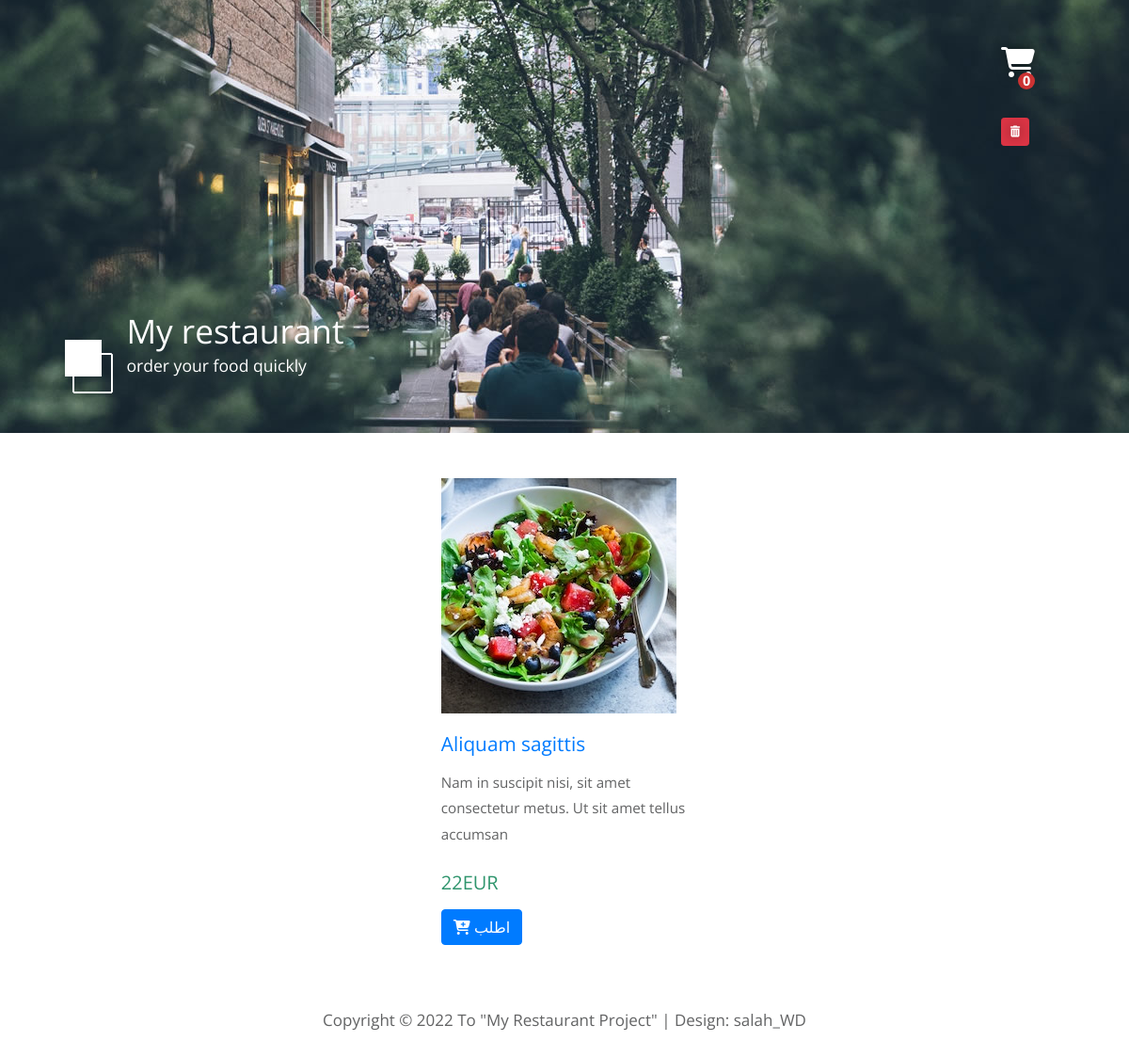
Screenshot of /food/food/3 with the database file from the repository.
### tables this page shows
CREATE TABLE `foods` (
  `id` int(11) NOT NULL,
  `name` varchar(255) NOT NULL,
  `price` int(11) NOT NULL,
  `description` text NOT NULL,
  `image` varchar(255) NOT NULL,
  `category` int(11) NOT NULL
);

CREATE TABLE `currencies` (
  `id` int(11) NOT NULL,
  `name` varchar(255) NOT NULL,
  `icon` varchar(255) NOT NULL
);

### DB.php (called while the page is built, shortened)
<?php
$db_config = [
	"env" => "development",
	"development" => [
						"host" => "localhost",
						"database" => "food",
						"username" => "root",
						"password" => ""
					 ],
	"production"  => [
						"host" => "",
						"database" => "",
						"username" => "",
						"password" => ""
					 ]
];
class DB {
	private static $instance = null;
	private $dbh = null, $table, $columns, $sql, $bindValues, $getSQL,
	$where, $orWhere, $whereCount=0, $isOrWhere = false,
	$rowCount=0, $limit, $orderBy, $lastIDInserted = 0;
	private function __construct() {
		global $db_config;
		if ($db_config['env'] == "development") {
			$config = $db_config['development'];
		}elseif ($db_config['env'] == "production") {
			$config = $db_config['production'];
		}else{
			die("Environment must be either 'development' or 'production'.");
		}
		try {
			$this->dbh = new PDO("mysql:host=".$config['host'].";dbname=".$config['database'].";charset=utf8", $config['username'], $config['password'] );
			$this->dbh->setAttribute(PDO::ATTR_DEFAULT_FETCH_MODE, PDO::FETCH_OBJ);
		} catch (Exception $e) {
			die("Error establishing a database connection.");
		}
	}
	public static function getInstance() {
		if (!self::$instance) {
			self::$instance = new DB();
		}
		return self::$instance;
	}
	private function resetQuery() {
		$this->table = null;
		$this->columns = null;
		$this->sql = null;
		$this->bindValues = null;
		$this->limit = null;
		$this->orderBy = null;
		$this->where = null;
		$this->whereCount = 0;
	}
	public function table($table_name) {
		$this->table = $table_name;
		return $this;
	}
	public function select($columns) {
		$columns = explode(',', $columns);
		foreach ($columns as $key => $column) {
			$columns[$key] = trim($column);
		}
		$columns = implode('`, `', $columns);
		$this->columns = "`{$columns}`";
		return $this;
	}
	public function where() {
		if ($this->whereCount == 0) {
			$this->where .= " WHERE ";
			$this->whereCount+=1;
		}else{
			$this->where .= " AND ";
		}
		$num_args = func_num_args();
		$args = func_get_args();
		if ($num_args == 1) {
			if (is_numeric($args[0])) {
				$this->where .= "`id` = ?";
				$this->bindValues[] =  $args[0];
			}
		}elseif ($num_args == 3) {
			$this->where .= "`".trim($args[0]). "` ". $args[1]. " ?";
			$this->bindValues[] =  $args[2];
		}
		return $this;
	}
	public function get() {
		$stmt = $this->dbh->prepare($this->sql);
		$stmt->execute($this->bindValues);
		$rows = $stmt->fetchAll(PDO::FETCH_CLASS,'MareiObj');
		$collection = new MareiCollection;
		$x=0;
		foreach ($rows as $key => $row) {
			$collection->offsetSet($x++,$row);
		}
		return $collection;
	}
	private function assimbleQuery() {
		if ( $this->columns !== null ) {
			$select = $this->columns;
		}else{
			$select = "*";
		}
		$this->sql = "SELECT $select FROM `$this->table`";
		if ($this->where !== null) {
			$this->sql .= $this->where;
		}
	}
}
class MareiCollection implements ArrayAccess{
       public function offsetGet($offset) {
           return isset($this->$offset) ? $this->$offset : null;
       }
}

### view/food/get.php (the view, shortened to what this page needs)
<div class="container">
  <div class="d-flex align-items-center justify-content-center mt-5">
  <article class="col-lg-3 col-md-4 col-sm-6 col-12 tm-gallery-item food-container">
    <figure>
      <img src="<?php echo $food->image;?>" alt="Image" class="img-fluid tm-gallery-img">
      <figcaption>
        <h4 class="tm-gallery-title"><a href="http://localhost\food\food/1"><?php echo $food->name;?></a></h4>
        <p class="tm-gallery-description"><?php echo $food->description;?></p>
        <p class="tm-gallery-price"><?php echo $food->price;?><?php echo $currency->icon;?></p>
      </figcaption>
        <button type="button" class="btn btn-primary" data-toggle="modal" data-target="#orderCount">
        <i class="fa fa-cart-plus"></i> اطلب
      </button>
    </figure>
  </article>
  </div>
</div>

### css/index.css (style rules this page uses)
ul, nav, body, h1, h2, h4, h6, p, figure { margin: 0; padding: 0; }
a, button { transition: all 0.3s ease; }
html { box-sizing: border-box; -ms-overflow-style: scrollbar; }
*, *::before, *::after { box-sizing: inherit; }
.container { width: 100%; position: relative; max-width: 1200px; margin-right: auto; margin-left: auto; }
.col-lg-3, .col-lg-4, .col-lg-6, .col-md-4, .col-md-6, .col-sm-6, .col-12 { position: relative; width: 100%; padding-right: 15px; padding-left: 15px; }
.col-12 { -ms-flex: 0 0 100%; flex: 0 0 100%; max-width: 100%; }
@media (min-width: 576px) { .col-sm-6 { -ms-flex: 0 0 50%; flex: 0 0 50%; max-width: 50%; } }
@media (min-width: 768px) { .col-md-4 { -ms-flex: 0 0 33.333333%; flex: 0 0 33.333333%; max-width: 33.333333%; } }
@media (min-width: 992px) { .col-lg-3 { -ms-flex: 0 0 25%; flex: 0 0 25%; max-width: 25%; } }
.img-fluid { max-width: 100%; height: auto; }
body { font-family: 'Open Sans', Arial, sans-serif; font-size: 17px; background-color: #fff; overflow-x: hidden; }
p, address { color: #626364; line-height: 1.8; }
.tm-gallery-description { font-size: 0.95rem; }
.tm-gallery-img { margin-bottom: 20px; }
.tm-gallery-title { font-size: 1.3rem; font-weight: 400; color: #1A6692; margin-bottom: 15px; }
.tm-gallery-description { margin-bottom: 20px; }
.tm-gallery-price { font-size: 1.25rem; color: #2F956D; margin-bottom: 10px; }

### rows the page displays
foods: name "Aliquam sagittis", description "Nam in suscipit nisi, sit amet consectetur metus. Ut sit amet tellus accumsan", price "22"
currencies: icon "EUR"

### other values shown
count($_SESSION["cart"]->orders) "0"
